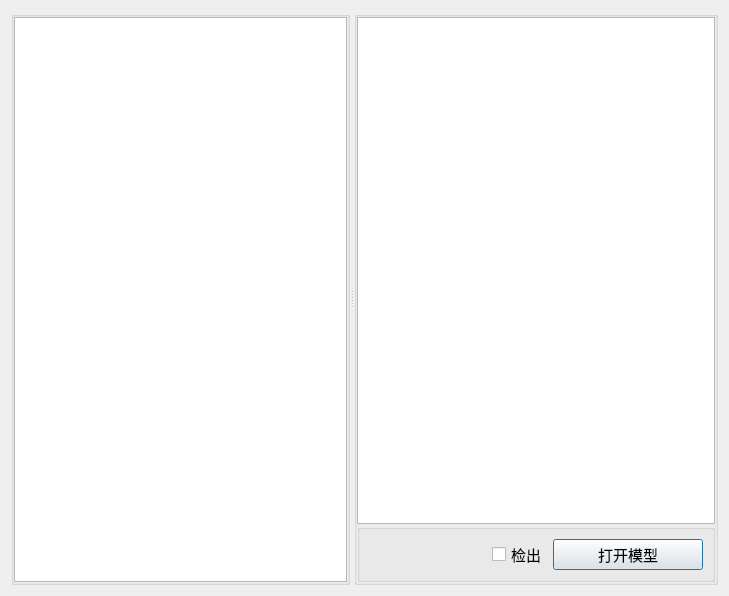
<?xml version="1.0" encoding="UTF-8"?>
<ui version="4.0">
 <class>stdGit</class>
 <widget class="QDialog" name="stdGit">
  <property name="geometry">
   <rect>
    <x>0</x>
    <y>0</y>
    <width>729</width>
    <height>596</height>
   </rect>
  </property>
  <property name="windowTitle">
   <string>标准库</string>
  </property>
  <layout class="QGridLayout" name="gridLayout_2">
   <item row="0" column="0">
    <widget class="QSplitter" name="splitter">
     <property name="orientation">
      <enum>Qt::Orientation::Horizontal</enum>
     </property>
     <widget class="QGroupBox" name="groupBox">
      <property name="title">
       <string/>
      </property>
      <layout class="QGridLayout" name="gridLayout">
       <property name="leftMargin">
        <number>0</number>
       </property>
       <property name="topMargin">
        <number>0</number>
       </property>
       <property name="rightMargin">
        <number>0</number>
       </property>
       <property name="bottomMargin">
        <number>0</number>
       </property>
       <property name="spacing">
        <number>0</number>
       </property>
       <item row="0" column="0">
        <widget class="QTreeView" name="treeViewStandardGit">
         <property name="editTriggers">
          <set>QAbstractItemView::EditTrigger::NoEditTriggers</set>
         </property>
         <property name="indentation">
          <number>20</number>
         </property>
         <property name="rootIsDecorated">
          <bool>true</bool>
         </property>
         <property name="uniformRowHeights">
          <bool>false</bool>
         </property>
         <property name="itemsExpandable">
          <bool>true</bool>
         </property>
         <attribute name="headerVisible">
          <bool>false</bool>
         </attribute>
        </widget>
       </item>
      </layout>
     </widget>
     <widget class="QGroupBox" name="groupBox_2">
      <property name="title">
       <string/>
      </property>
      <layout class="QVBoxLayout" name="verticalLayout">
       <property name="spacing">
        <number>0</number>
       </property>
       <property name="leftMargin">
        <number>0</number>
       </property>
       <property name="topMargin">
        <number>0</number>
       </property>
       <property name="rightMargin">
        <number>0</number>
       </property>
       <property name="bottomMargin">
        <number>0</number>
       </property>
       <item>
        <widget class="QTableView" name="tvStandardGit"/>
       </item>
       <item>
        <widget class="QGroupBox" name="groupBox_4">
         <property name="sizePolicy">
          <sizepolicy hsizetype="Minimum" vsizetype="Minimum">
           <horstretch>0</horstretch>
           <verstretch>0</verstretch>
          </sizepolicy>
         </property>
         <property name="layoutDirection">
          <enum>Qt::LayoutDirection::LeftToRight</enum>
         </property>
         <property name="title">
          <string/>
         </property>
         <layout class="QHBoxLayout" name="horizontalLayout">
          <item>
           <spacer name="horizontalSpacer">
            <property name="orientation">
             <enum>Qt::Orientation::Horizontal</enum>
            </property>
            <property name="sizeType">
             <enum>QSizePolicy::Policy::Expanding</enum>
            </property>
            <property name="sizeHint" stdset="0">
             <size>
              <width>40</width>
              <height>20</height>
             </size>
            </property>
           </spacer>
          </item>
          <item>
           <widget class="QCheckBox" name="cheCheOutStandardGit">
            <property name="sizePolicy">
             <sizepolicy hsizetype="Minimum" vsizetype="Minimum">
              <horstretch>0</horstretch>
              <verstretch>0</verstretch>
             </sizepolicy>
            </property>
            <property name="font">
             <font>
              <pointsize>11</pointsize>
             </font>
            </property>
            <property name="layoutDirection">
             <enum>Qt::LayoutDirection::LeftToRight</enum>
            </property>
            <property name="text">
             <string>检出</string>
            </property>
            <property name="autoRepeat">
             <bool>false</bool>
            </property>
            <property name="autoExclusive">
             <bool>false</bool>
            </property>
           </widget>
          </item>
          <item>
           <widget class="QPushButton" name="btnOpenModel">
            <property name="sizePolicy">
             <sizepolicy hsizetype="Preferred" vsizetype="Preferred">
              <horstretch>0</horstretch>
              <verstretch>0</verstretch>
             </sizepolicy>
            </property>
            <property name="minimumSize">
             <size>
              <width>150</width>
              <height>0</height>
             </size>
            </property>
            <property name="font">
             <font>
              <pointsize>11</pointsize>
             </font>
            </property>
            <property name="text">
             <string>打开模型</string>
            </property>
           </widget>
          </item>
         </layout>
        </widget>
       </item>
      </layout>
     </widget>
    </widget>
   </item>
  </layout>
 </widget>
 <resources/>
 <connections/>
</ui>
